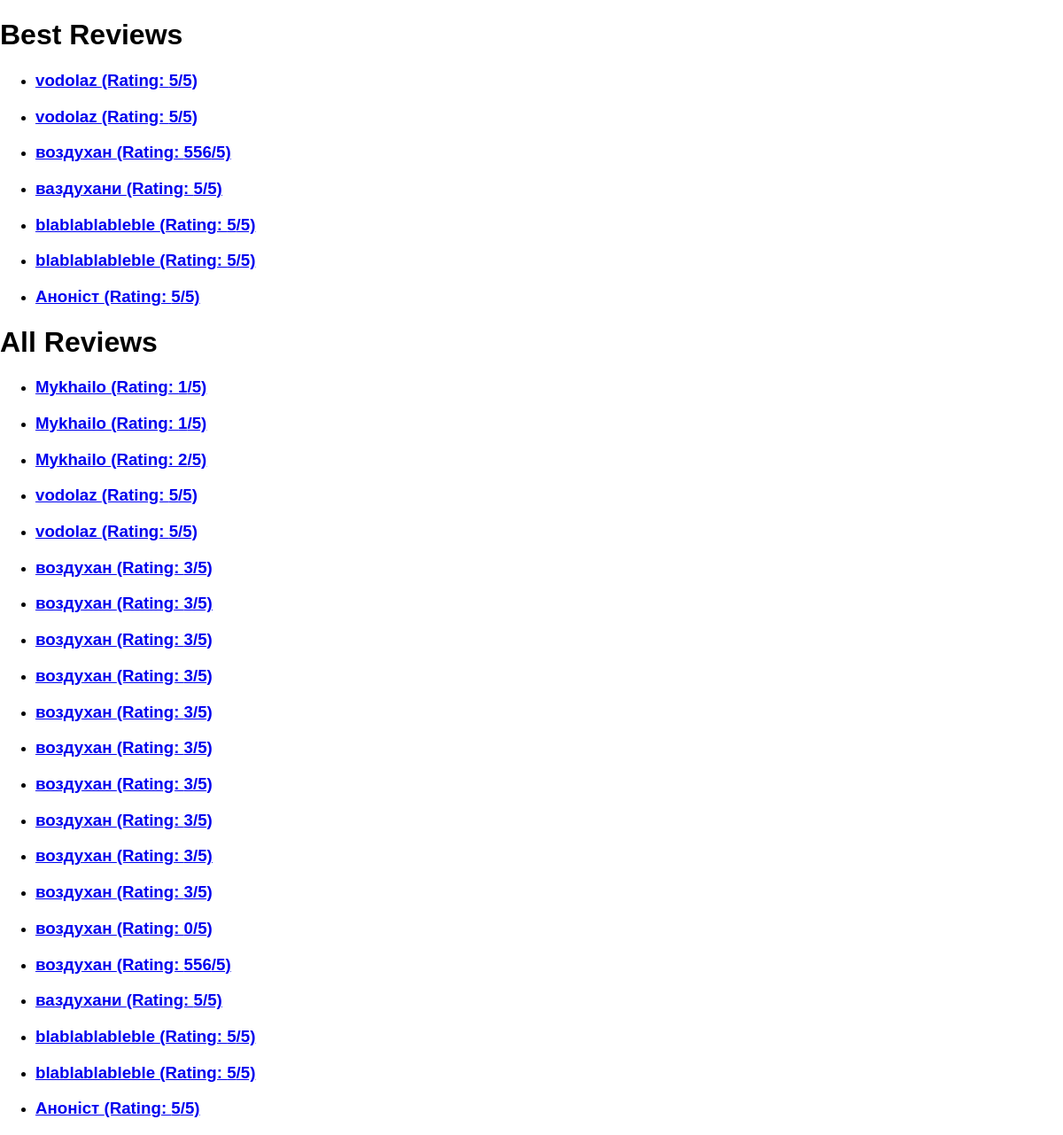
The app's page /reviews with its own data.
### reviews/models.py (models this page shows)
class Review(models.Model):
    user_name = models.CharField(max_length=100)
    review_text = models.TextField(max_length=1000)
    rating = models.IntegerField(validators=[MinValueValidator(1),
                                             MaxValueValidator(5)])

### reviews/views.py (the view)
# urls.py: path('reviews', views.ReviewListView.as_view(), name='review_list'),
class ReviewListView(ListView):
    template_name = 'reviews/review_list.html'
    model = Review
    context_object_name = 'reviews'
    def get_queryset(self):
        base_query = super().get_queryset()
        data = base_query.filter(rating__gt=3)
        return {'data': data, 'base_query': base_query}

### reviews/templates/reviews/review_list.html (shortened to what this page needs)
{% extends "reviews/base.html" %}
{% block content %}
    <h1>Best Reviews</h1>
    <ul>
        {% for review in reviews.data %}
            <li>
                <h3><a href="{% url 'single_review' id=review.id %}">{{ review.user_name }} (Rating: {{ review.rating }}/5)</a></h3>
            </li>
        {% endfor %}
    </ul>
    <h1>All Reviews</h1>
    <ul>
        {% for review in reviews.base_query %}
            <li>
                <h3><a href="{% url 'single_review' id=review.id %}">{{ review.user_name }} (Rating: {{ review.rating }}/5)</a></h3>
            </li>
        {% endfor %}
    </ul>
{% endblock %}

### reviews/static/reviews/styles.css (style rules this page uses)
body { font-family: sans-serif; margin: 0; }

### records on screen
Review: user_name "vodolaz", rating "5"
Review: user_name "vodolaz", rating "5"
Review: user_name "воздухан", rating "556"
Review: user_name "ваздухани", rating "5"
Review: user_name "blablablableble", rating "5"
Review: user_name "blablablableble", rating "5"
Review: user_name "Аноніст", rating "5"
Review: user_name "Mykhailo", rating "1"
Review: user_name "Mykhailo", rating "1"
Review: user_name "Mykhailo", rating "2"
Review: user_name "воздухан", rating "3"
Review: user_name "воздухан", rating "3"
Review: user_name "воздухан", rating "3"
Review: user_name "воздухан", rating "3"
Review: user_name "воздухан", rating "3"
Review: user_name "воздухан", rating "3"
Review: user_name "воздухан", rating "3"
Review: user_name "воздухан", rating "3"
Review: user_name "воздухан", rating "3"
Review: user_name "воздухан", rating "3"
Review: user_name "воздухан", rating "0"
